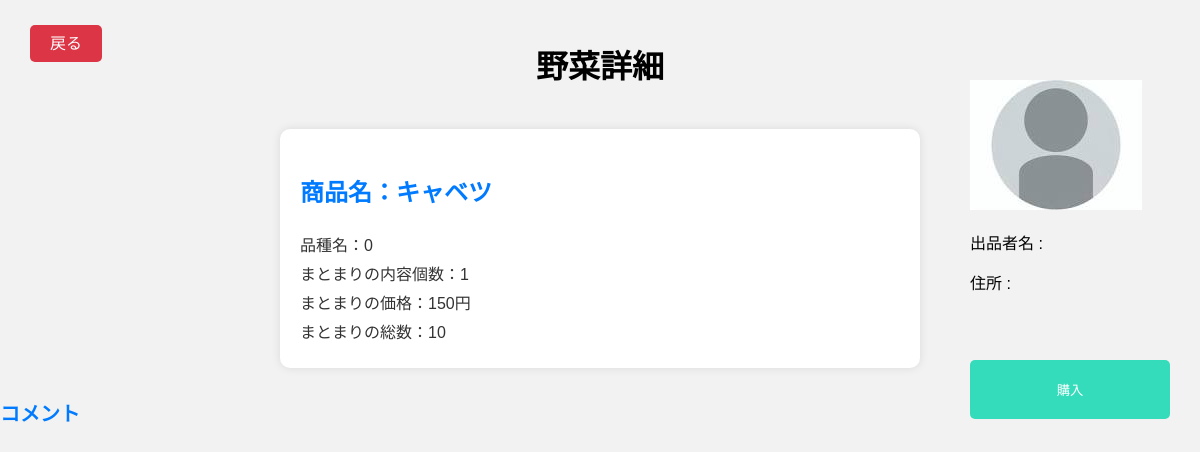
Before: /buyer/product/2/ with the older database file.
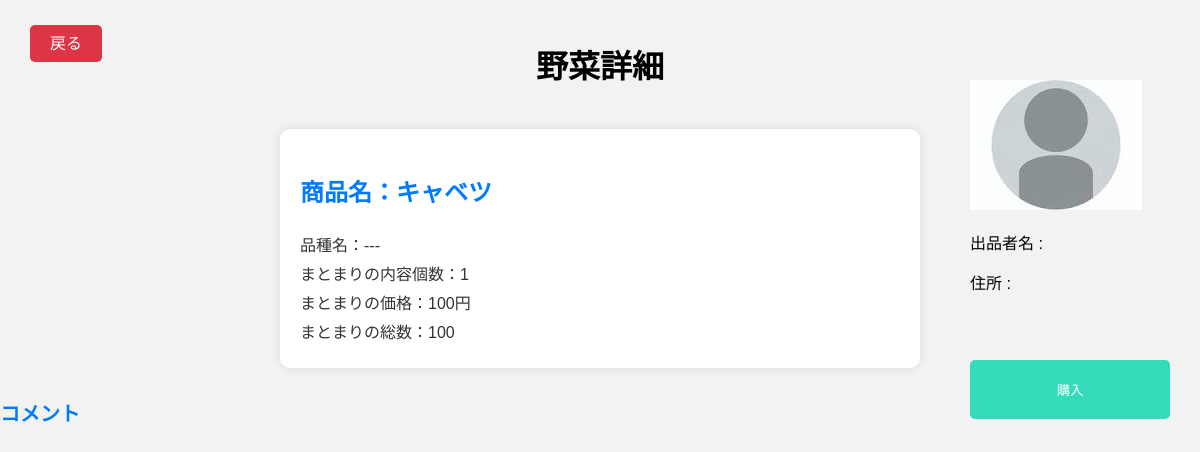
After: the same page with the newer database file.
### seller/models.py (models this page shows, shortened)
class Vegetable(models.Model):
    seller = models.ForeignKey(Seller, on_delete=models.CASCADE, related_name='vegetable')      # 出品者
    item_name = models.CharField(max_length=100)                                                # 品目名
    item_type = models.CharField(max_length=100, default='---')                                 # 品種名
    price = models.DecimalField(max_digits=100, decimal_places=2, default=0)                    # 単価
    content_quantity = models.PositiveIntegerField(default=1)                                   # まとまりの内容個数
    content_price = models.DecimalField(max_digits=100, decimal_places=2, default=0)            # まとまりの価格
    total_quantity = models.PositiveIntegerField(default=0)                                     # まとまりの総数

### buyer/views.py (the view, shortened to what this page needs)
# urls.py: path('product/<int:vegetable_id>/', ProductDetailView.as_view(), name='product_detail'),
class ProductDetailView(DetailView):
    model = Vegetable
    template_name = 'buyer/product_detail.html'
    def get(self, request, vegetable_id):
        vegetable = get_object_or_404(Vegetable, pk=vegetable_id)
        form = PurchaseForm(initial={'max_quantity': vegetable.total_quantity})
        return render(request, self.template_name, {'vegetable': vegetable, 'form': form})

### buyer/templates/buyer/product_detail.html (shortened to what this page needs)
{% load static %}
<!DOCTYPE html>
<html>
<head>
    <link rel="stylesheet" type="text/css" href="{% static 'buyer/css/product_detail.css' %}">
</head>
<body>
    <h1>野菜詳細</h1>
    <div class="personal-info">
        {% if user.profile_picture %}
        <img src="{{ user.profile_picture.url }}" alt="プロフィール画像">
        {% else %}
        <img src="{% static 'images/NoFace.jpg' %}" alt="プロフィール画像">
        {% endif %}
        <p>出品者名 : {{ user.last_name }} {{ user.first_name }}</p>
        <p>住所 : {{ seller.address}}</p>
        <button class="purchase-btn" onclick="openPopup()">購入</buttton>
    </div>
    <div class="product-detail">
        <h3>商品名：{{ vegetable.item_name }}</h3>
        <p>品種名：{{ vegetable.item_type }}</p>
        <p>まとまりの内容個数：{{ vegetable.content_quantity }}</p>
        <p>まとまりの価格：{{ vegetable.content_price|floatformat:"0" }}円</p>
        <p>まとまりの総数：{{ vegetable.total_quantity }}</p>
    </div>
    <div class="comment-section">
        <h2>コメント</h2>
    </div>
    <div class="back-container">
        <a href="#" onclick="window.history.back();" class="back-btn">戻る</a>
    </div>
</body>
</html>

### buyer/static/buyer/css/product_detail.css (style rules this page uses)
body { font-family: Arial, sans-serif; background-color: #f2f2f2; margin: 0; padding: 0; }
.personal-info { float: right; width: 200px; position: absolute; top: 0; right: 0; z-index: 1; margin-top: 80px; margin-right: 30px; }
.purchase-btn { position: relative; top: 50px; width: 200px; background-color: #35dcbb; color: #fff; padding: 20px; border: none; border-radius: 5px; text-decoration: none; cursor: pointer; box-sizing: border-box; }
h1 { text-align: center; padding: 20px 0; position: relative; z-index: 2; }
.product-detail { max-width: 600px; margin: 0 auto; padding: 20px; background-color: #fff; border-radius: 10px; box-shadow: 0 0 10px rgba(0, 0, 0, 0.1); }
.product-detail h3 { font-size: 24px; color: #007bff; }
.product-detail p { font-size: 16px; color: #333; margin: 5px 0; }
.comment-section { margin-top: 30px; }
.comment-section h2 { font-size: 20px; color: #007bff; margin-bottom: 10px; }
.back-container { position: absolute; top: 30px; left: 30px; z-index: 9999; }
.back-btn { background-color: #dc3545; color: #fff; padding: 10px 20px; border: none; border-radius: 5px; text-decoration: none; cursor: pointer; z-index: 9999; }

Changed rows visible on the page:
changed Vegetable "キャベツ": item_type "0" → "---"; content_price "150" → "100"; total_quantity "10" → "100"
